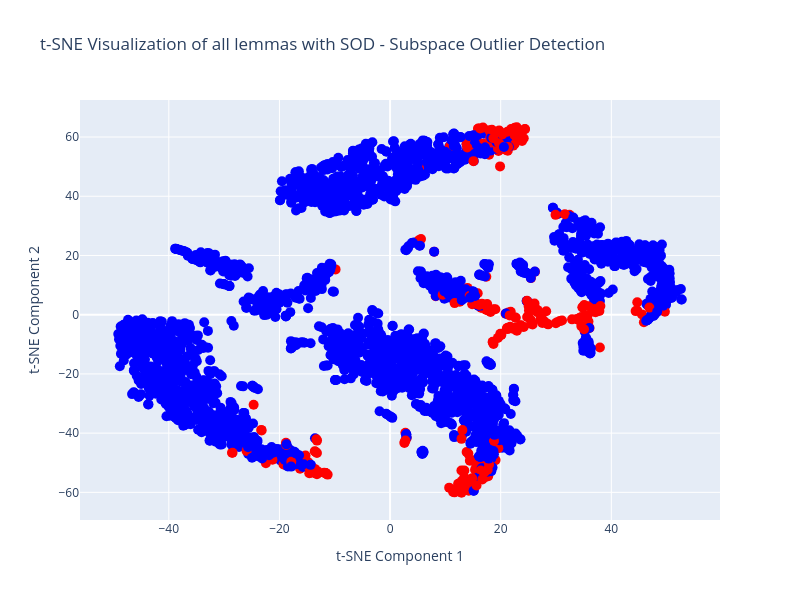

Here is the notebook cell this chart was saved with:
### Code cell
from sklearn.manifold import TSNE
import plotly.graph_objects as go
import pandas as pd

# Dimensionality reduction using t-SNE
tsne = TSNE(n_components=2, random_state=42)
X_reduced = tsne.fit_transform(X)

# Prepare data for Plotly visualization
data = pd.DataFrame({
    "Component 1": X_reduced[:, 0],
    "Component 2": X_reduced[:, 1],
    "Word": unique_lemma,
    "Outlier": ["Outlier" if pred == 1 else "Inlier" for pred in y_pred],
    "Negative Outlier Factor": scores
})

# Create a scatter plot with Plotly
fig = go.Figure()

# Add scatter points
fig.add_trace(go.Scatter(
    x=data["Component 1"],
    y=data["Component 2"],
    mode='markers',
    marker=dict(size=10, color=["red" if o == "Outlier" else "blue" for o in data["Outlier"]]),
    text=data["Word"],  
    customdata=data["Negative Outlier Factor"],  # Inlier/Outlier status for hover
    hovertemplate="Word: %{text}<br>Score: %{customdata}<extra></extra>"
))

# Update layout
fig.update_layout(
    title="t-SNE Visualization of all lemmas with SOD - Subspace Outlier Detection",
    xaxis_title="t-SNE Component 1",
    yaxis_title="t-SNE Component 2",
    width=800,
    height=600
)

# Show the plot
fig.show()

### Figure 1 — Plotly figure (JSON) as saved in the notebook; plotly's stock layout.template omitted (floating-point values rounded to 4 significant figures; data arrays with more than 128 entries replaced by an {"elided": "..."} marker saying what was removed)
{"data": [{"customdata": {"elided": "2930 float values"}, "hovertemplate": "Word: %{text}<br>Score: %{customdata}<extra></extra>", "marker": {"color": {"elided": "2930 str values"}, "size": 10}, "mode": "markers", "text": {"elided": "2930x2 str values"}, "type": "scatter", "x": {"elided": "2930 float values"}, "y": {"elided": "2930 float values"}}], "layout": {"height": 600, "title": {"text": "t-SNE Visualization of all lemmas with SOD - Subspace Outlier Detection"}, "width": 800, "xaxis": {"title": {"text": "t-SNE Component 1"}}, "yaxis": {"title": {"text": "t-SNE Component 2"}}}}
